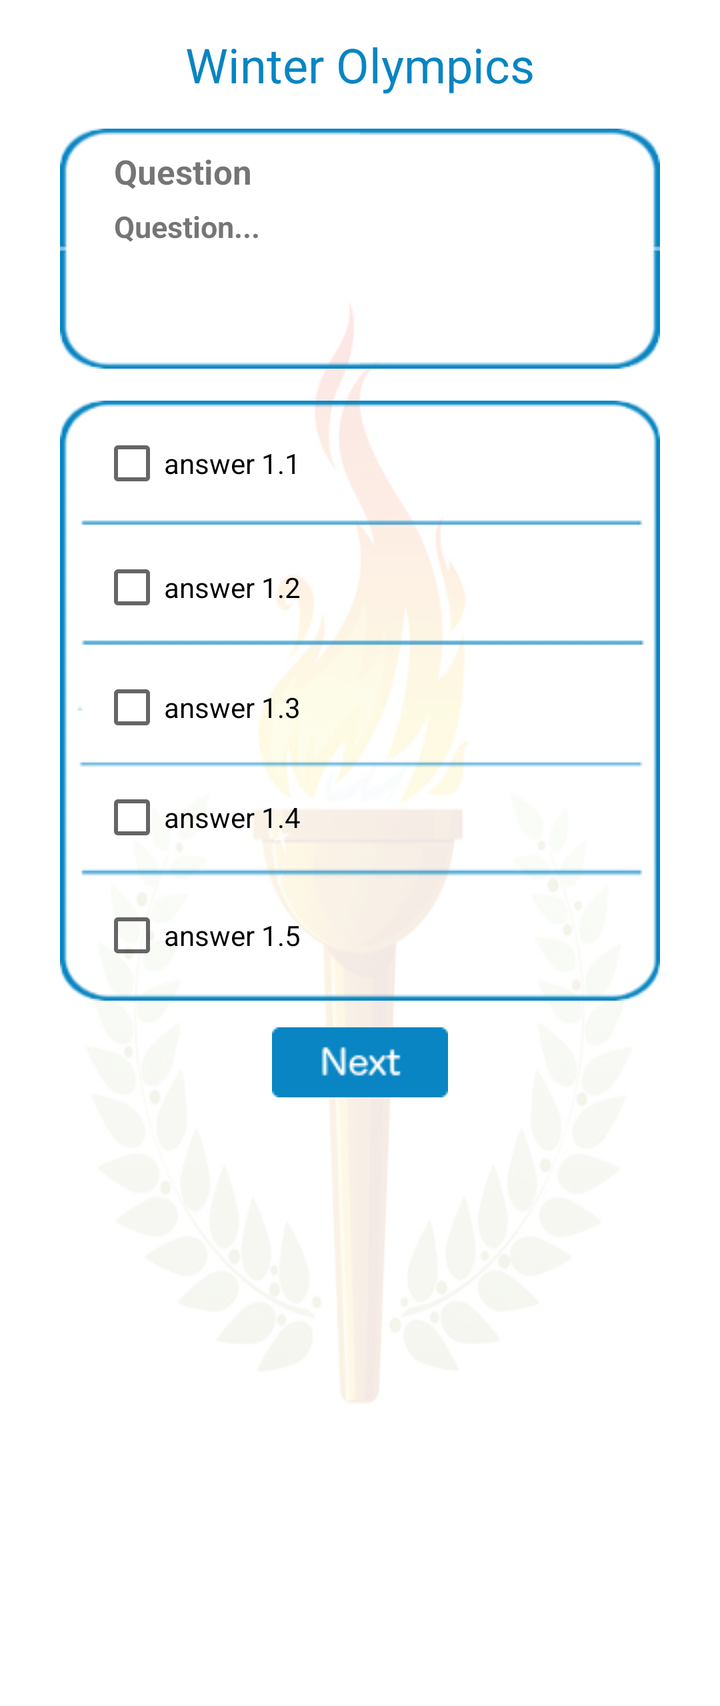
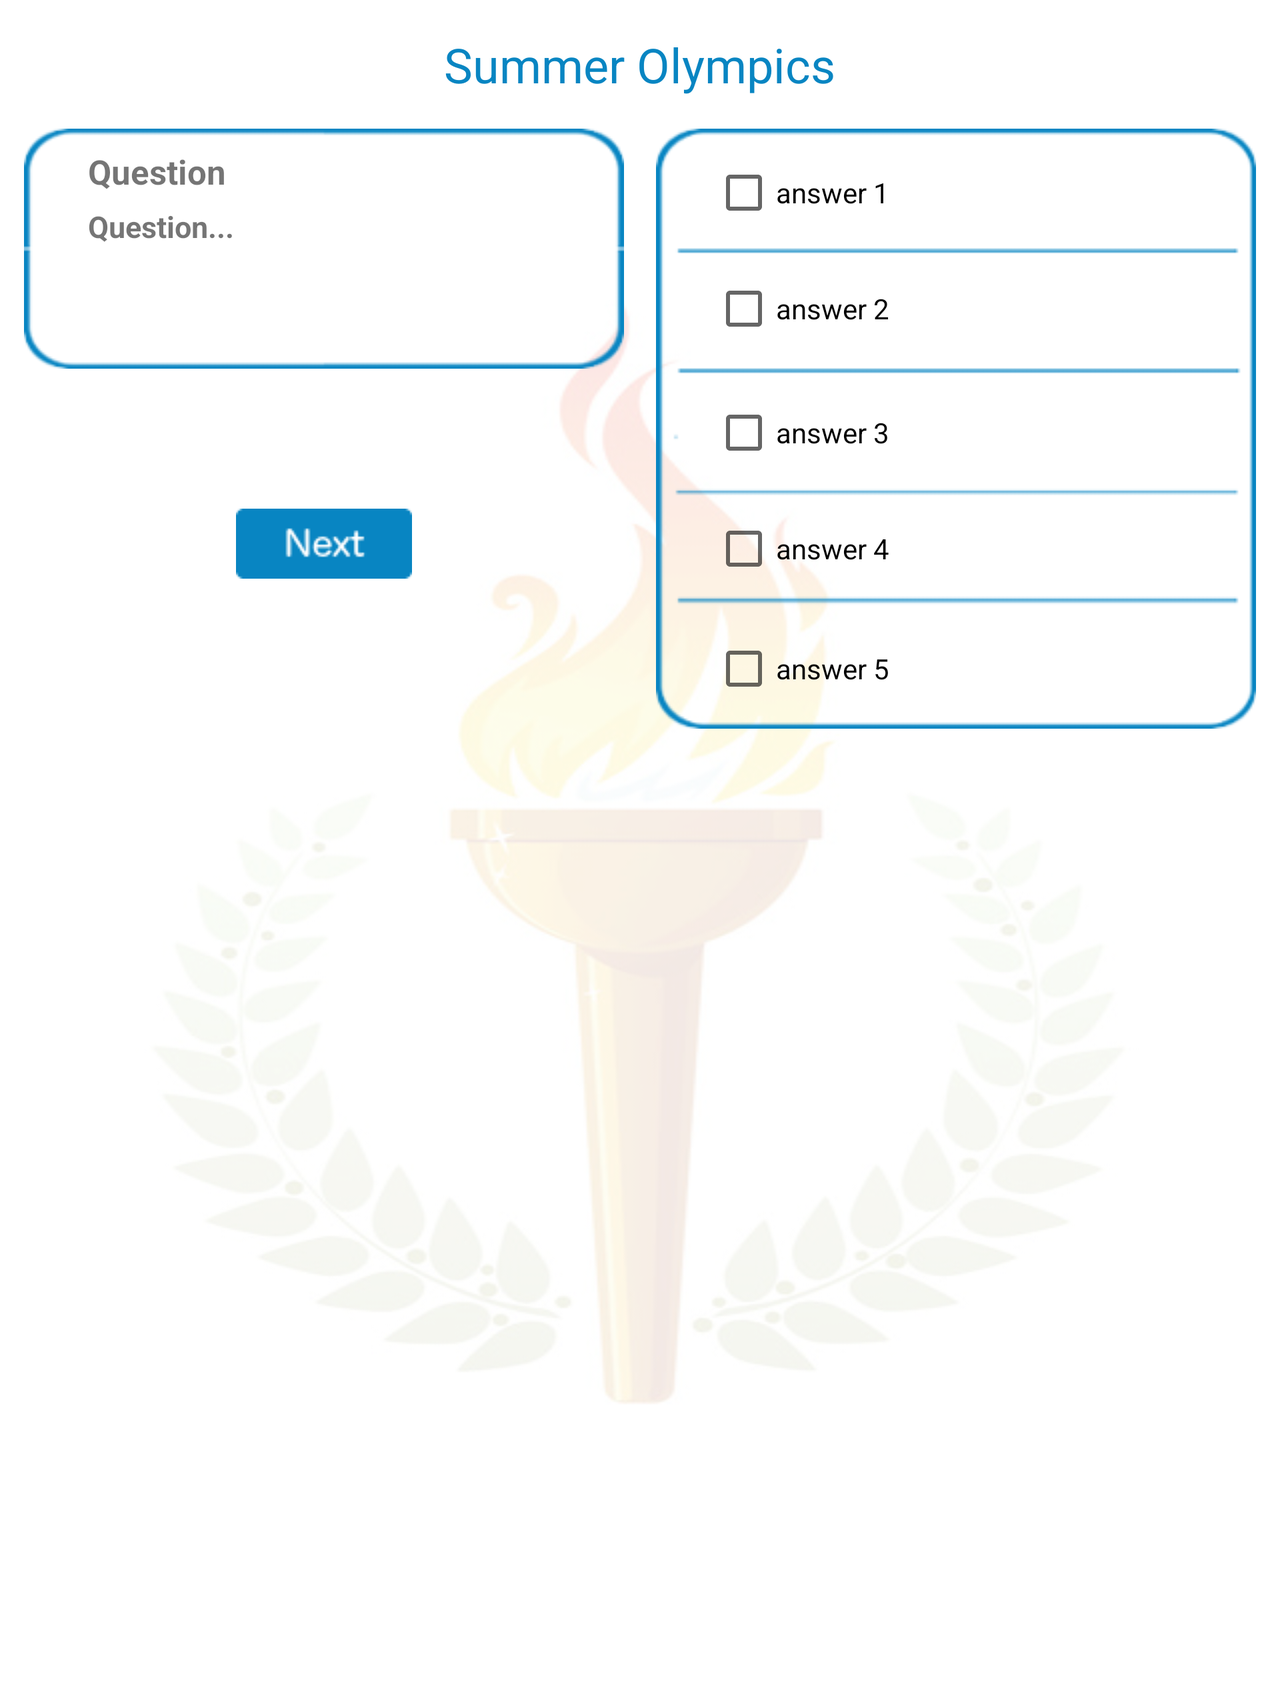

First picture: res/layout/ on a phone held upright. Second picture: the repository's own variant of that layout, on a device whose configuration matches the variant's folder. Source for both follows.
<!-- AndroidManifest.xml: application theme AppTheme -->
<!-- res/layout/activity_winter_olympics_q2.xml -->
<?xml version="1.0" encoding="utf-8"?>
<ScrollView xmlns:android="http://schemas.android.com/apk/res/android"
    xmlns:tools="http://schemas.android.com/tools"
    android:layout_width="match_parent"
    android:layout_height="match_parent"
    android:background="@drawable/quiz_start_page_bg"
    tools:context=".WinterOlympicsQ2">

    <LinearLayout
        android:layout_width="match_parent"
        android:layout_height="match_parent"
        android:orientation="vertical">

        <TextView
            android:layout_width="wrap_content"
            android:layout_height="wrap_content"
            android:layout_gravity="center_horizontal"
            android:layout_marginTop="16dp"
            android:text="Winter Olympics"
            android:textColor="#0885c2"
            android:textSize="24sp" />

        <RelativeLayout
            android:layout_width="match_parent"
            android:layout_height="wrap_content"
            android:layout_marginTop="16dp">

            <ImageView
                android:id="@+id/question_area"
                android:layout_width="wrap_content"
                android:layout_height="wrap_content"
                android:layout_centerHorizontal="true"
                android:src="@drawable/question_area" />

            <TextView
                android:id="@+id/question_label"
                android:layout_width="wrap_content"
                android:layout_height="wrap_content"
                android:layout_marginLeft="57dp"
                android:layout_marginStart="57dp"
                android:paddingTop="10dp"
                android:text="Question"
                android:textStyle="bold"
                android:textSize="17sp"/>

            <TextView
                android:id="@+id/question_value"
                android:layout_width="wrap_content"
                android:layout_height="wrap_content"
                android:layout_marginLeft="57dp"
                android:layout_marginStart="57dp"
                android:paddingTop="6dp"
                android:text="Question..."
                android:layout_below="@id/question_label"
                android:textStyle="bold"
                android:textSize="15sp"/>

        </RelativeLayout>

        <ImageView
            android:id="@+id/answer_area"
            android:layout_width="wrap_content"
            android:layout_height="wrap_content"
            android:layout_gravity="center_horizontal"
            android:layout_marginTop="16dp"
            android:src="@drawable/answers_area" />

        <CheckBox
            android:id="@+id/answer_1"
            android:layout_width="wrap_content"
            android:layout_height="wrap_content"
            android:layout_marginLeft="50dp"
            android:layout_marginStart="50dp"
            android:layout_marginTop="-285dp"
            android:text="answer 1.1" />

        <CheckBox
            android:id="@+id/answer_2"
            android:layout_width="wrap_content"
            android:layout_height="wrap_content"
            android:layout_marginLeft="50dp"
            android:layout_marginStart="50dp"
            android:layout_marginTop="30dp"
            android:text="answer 1.2" />

        <CheckBox
            android:id="@+id/answer_3"
            android:layout_width="wrap_content"
            android:layout_height="wrap_content"
            android:layout_marginLeft="50dp"
            android:layout_marginStart="50dp"
            android:layout_marginTop="28dp"
            android:text="answer 1.3" />

        <CheckBox
            android:id="@+id/answer_4"
            android:layout_width="wrap_content"
            android:layout_height="wrap_content"
            android:layout_marginLeft="50dp"
            android:layout_marginStart="50dp"
            android:layout_marginTop="23dp"
            android:text="answer 1.4" />

        <CheckBox
            android:id="@+id/answer_5"
            android:layout_width="wrap_content"
            android:layout_height="wrap_content"
            android:layout_marginLeft="50dp"
            android:layout_marginStart="50dp"
            android:layout_marginTop="27dp"
            android:text="answer 1.5" />

        <ImageButton
            android:id="@+id/ask_next_question_btn"
            android:layout_width="wrap_content"
            android:layout_height="wrap_content"
            android:layout_gravity="center_horizontal"
            android:layout_marginTop="30dp"
            android:background="#00000000"
            android:src="@drawable/next_btn" />

    </LinearLayout>

</ScrollView>
<!-- resources referenced by this layout -->
<resources>
  <!-- drawable answers_area: png bitmap (drawable, 2837 bytes) -->
  <!-- drawable next_btn: png bitmap (drawable, 1334 bytes) -->
  <!-- drawable question_area: png bitmap (drawable, 2171 bytes) -->
  <!-- drawable quiz_start_page_bg: png bitmap (drawable, 67325 bytes) -->
  <style name="AppTheme" parent="Theme.AppCompat.Light.DarkActionBar">
          
          <item name="colorPrimary">@color/colorPrimary</item>
          <item name="colorPrimaryDark">@color/colorPrimaryDark</item>
          <item name="colorAccent">@color/colorAccent</item>
          <item name="windowActionBar">false</item>
          <item name="windowNoTitle">true</item>
      </style>
  <color name="colorPrimary">#3F51B5</color>
  <color name="colorPrimaryDark">#0a86c2</color>
  <color name="colorAccent">#FF4081</color>
</resources>
<!-- res/layout-land/activity_winter_olympics_q2.xml (the repository's variant of the layout above) -->
<!-- drawn on the phone turned sideways -->
<?xml version="1.0" encoding="utf-8"?>
<ScrollView xmlns:android="http://schemas.android.com/apk/res/android"
    xmlns:tools="http://schemas.android.com/tools"
    android:layout_width="match_parent"
    android:layout_height="match_parent"
    android:background="@drawable/quiz_start_page_bg"
    tools:context=".WinterOlympicsQ2">

    <LinearLayout
        android:layout_width="match_parent"
        android:layout_height="match_parent"
        android:orientation="vertical">

        <TextView
            android:id="@+id/header_summer"
            style="@style/header_summer"
            android:text="@string/summer_olympics" />

        <LinearLayout
            android:layout_width="wrap_content"
            android:layout_height="wrap_content"
            android:layout_gravity="center_horizontal">

            <LinearLayout
                android:layout_width="wrap_content"
                android:layout_height="wrap_content"
                android:orientation="vertical">

                <RelativeLayout
                    android:id="@+id/question_area_layout_land"
                    style="@style/question_area_layout_land">

                    <ImageView
                        android:id="@+id/question_area"
                        style="@style/question_area_land"
                        android:src="@drawable/question_area" />

                    <TextView
                        android:id="@+id/question_label"
                        style="@style/question_label_land"
                        android:text="@string/question_label" />

                    <TextView
                        android:id="@+id/question_value"
                        style="@style/question_value_land"
                        android:text="@string/question_value" />

                </RelativeLayout>

                <ImageButton
                    android:id="@+id/ask_next_question_btn"
                    android:src="@drawable/next_btn"
                    style="@style/ask_next_question_btn_on_check_land" />

            </LinearLayout>

            <LinearLayout
                android:layout_width="wrap_content"
                android:layout_height="wrap_content"
                android:layout_marginLeft="16dp">

                <RelativeLayout
                    android:id="@+id/answer_rel_layout_area_land"
                    style="@style/answer_rel_layout_area_land">

                    <ImageView
                        android:id="@+id/answer_area"
                        style="@style/answer_area_img"
                        android:src="@drawable/answers_area" />

                    <CheckBox
                        android:id="@+id/answer_1"
                        android:text="@string/answer_1_check"
                        style="@style/answer_1_check_land" />

                    <CheckBox
                        android:id="@+id/answer_2"
                        android:text="@string/answer_2_check"
                        style="@style/answer_2_check_land" />

                    <CheckBox
                        android:id="@+id/answer_3"
                        android:text="@string/answer_3_check"
                        style="@style/answer_3_check_land" />

                    <CheckBox
                        android:id="@+id/answer_4"
                        android:text="@string/answer_4_check"
                        style="@style/answer_4_check_land" />

                    <CheckBox
                        android:id="@+id/answer_5"
                        android:text="@string/answer_5_check"
                        style="@style/answer_5_check_land" />

                </RelativeLayout>

            </LinearLayout>

        </LinearLayout>

    </LinearLayout>

</ScrollView>
<!-- resources referenced by the variant -->
<!-- as the phone turned sideways resolves them -->
<resources>
  <string name="answer_1_check">answer 1</string>
  <string name="answer_2_check">answer 2</string>
  <string name="answer_3_check">answer 3</string>
  <string name="answer_4_check">answer 4</string>
  <string name="answer_5_check">answer 5</string>
  <string name="question_label">Question</string>
  <string name="question_value">Question...</string>
  <string name="summer_olympics">Summer Olympics</string>
  <style name="answer_1_check_land">
          <item name="android:layout_width">wrap_content</item>
          <item name="android:layout_height">wrap_content</item>
          <item name="android:layout_marginLeft">28dp</item>
          <item name="android:layout_marginStart">28dp</item>
          <item name="android:layout_marginTop">32dp</item>
      </style>
  <style name="answer_2_check_land">
          <item name="android:layout_width">wrap_content</item>
          <item name="android:layout_height">wrap_content</item>
          <item name="android:layout_marginLeft">28dp</item>
          <item name="android:layout_marginStart">28dp</item>
          <item name="android:layout_marginTop">90dp</item>
      </style>
  <style name="answer_3_check_land">
          <item name="android:layout_width">wrap_content</item>
          <item name="android:layout_height">wrap_content</item>
          <item name="android:layout_marginLeft">28dp</item>
          <item name="android:layout_marginStart">28dp</item>
          <item name="android:layout_marginTop">152dp</item>
      </style>
  <style name="answer_4_check_land">
          <item name="android:layout_width">wrap_content</item>
          <item name="android:layout_height">wrap_content</item>
          <item name="android:layout_marginLeft">28dp</item>
          <item name="android:layout_marginStart">28dp</item>
          <item name="android:layout_marginTop">210dp</item>
      </style>
  <style name="answer_5_check_land">
          <item name="android:layout_width">wrap_content</item>
          <item name="android:layout_height">wrap_content</item>
          <item name="android:layout_marginLeft">28dp</item>
          <item name="android:layout_marginStart">28dp</item>
          <item name="android:layout_marginTop">270dp</item>
      </style>
  <style name="answer_area_img">
          <item name="android:layout_width">wrap_content</item>
          <item name="android:layout_height">wrap_content</item>
          <item name="android:layout_gravity">center_horizontal</item>
          <item name="android:layout_marginTop">16dp</item>
      </style>
  <style name="answer_rel_layout_area_land">
          <item name="android:layout_width">wrap_content</item>
          <item name="android:layout_height">wrap_content</item>
          <item name="android:gravity">center_horizontal</item>
      </style>
  <style name="ask_next_question_btn_on_check_land">
          <item name="android:layout_width">wrap_content</item>
          <item name="android:layout_height">wrap_content</item>
          <item name="android:layout_gravity">center_horizontal</item>
          <item name="android:layout_marginTop">70dp</item>
          <item name="android:background">#00000000</item>
      </style>
  <style name="question_area_land">
          <item name="android:layout_width">wrap_content</item>
          <item name="android:layout_height">wrap_content</item>
      </style>
  <style name="question_area_layout_land">
          <item name="android:layout_width">wrap_content</item>
          <item name="android:layout_height">wrap_content</item>
          <item name="android:layout_marginTop">16dp</item>
      </style>
  <color name="colorPrimary">#3F51B5</color>
  <color name="colorPrimaryDark">#0a86c2</color>
  <color name="colorAccent">#FF4081</color>
</resources>
